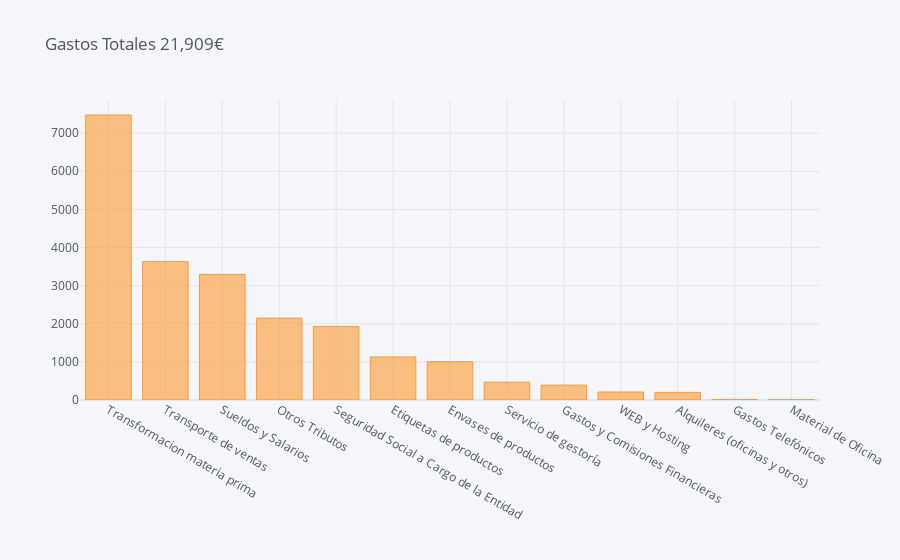

Notebook code for this chart:
### Code cell
expense[expense['inter']=='Espagne General 2020'
       ].sort_values('amount',ascending=False
                    ).iplot(kind='bar',x='categoria',y='amount',title='Gastos Totales 21,909€'
                           )

### Figure 1 — Plotly figure (JSON) as saved in the notebook; plotly's stock layout.template omitted (floating-point values rounded to 4 significant figures)
{"data": [{"marker": {"color": "rgba(255, 153, 51, 0.6)", "line": {"color": "rgba(255, 153, 51, 1.0)", "width": 1}}, "name": "amount", "orientation": "v", "text": "", "type": "bar", "x": ["Transformacion materia prima", "Transporte de ventas", "Sueldos y Salarios", "Otros Tributos", "Seguridad Social a Cargo de la Entidad", "Etiquetas de productos", "Envases de productos", "Servicio de gestoría", "Gastos y Comisiones Financieras", "WEB y Hosting", "Alquileres (oficinas y otros)", "Gastos Telefónicos", "Material de Oficina"], "y": [7477.0, 3632.0, 3296.0, 2149.0, 1931.0, 1130.0, 1003.0, 467.9, 391.3, 210.2, 199.7, 15.24, 7.74]}], "layout": {"legend": {"bgcolor": "#F5F6F9", "font": {"color": "#4D5663"}}, "paper_bgcolor": "#F5F6F9", "plot_bgcolor": "#F5F6F9", "title": {"font": {"color": "#4D5663"}, "text": "Gastos Totales 21,909€"}, "xaxis": {"gridcolor": "#E1E5ED", "showgrid": true, "tickfont": {"color": "#4D5663"}, "title": {"font": {"color": "#4D5663"}, "text": ""}, "zerolinecolor": "#E1E5ED"}, "yaxis": {"gridcolor": "#E1E5ED", "showgrid": true, "tickfont": {"color": "#4D5663"}, "title": {"font": {"color": "#4D5663"}, "text": ""}, "zerolinecolor": "#E1E5ED"}}}
